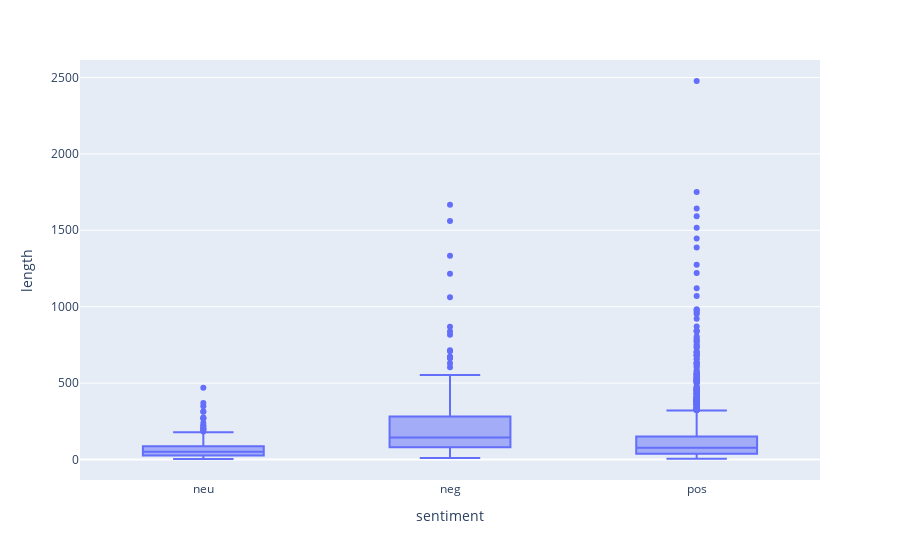

The code cell stored with this chart in its notebook:
### Code cell
# The longest review were positive followed by negative

px.box(df, x = "sentiment", y = "length").update_xaxes(categoryorder = 'total ascending')

### Figure 1 — Plotly figure (JSON) as saved in the notebook; plotly's stock layout.template omitted (floating-point values rounded to 4 significant figures; data arrays with more than 128 entries replaced by an {"elided": "..."} marker saying what was removed)
{"data": [{"alignmentgroup": "True", "hovertemplate": "sentiment=%{x}<br>length=%{y}<extra></extra>", "legendgroup": "", "marker": {"color": "#636efa"}, "name": "", "notched": false, "offsetgroup": "", "orientation": "v", "showlegend": false, "type": "box", "x": {"elided": "3023 str values"}, "x0": " ", "xaxis": "x", "y": {"elided": "3023 int values"}, "y0": " ", "yaxis": "y"}], "layout": {"boxmode": "group", "legend": {"tracegroupgap": 0}, "margin": {"t": 60}, "xaxis": {"anchor": "y", "categoryorder": "total ascending", "domain": [0, 1], "title": {"text": "sentiment"}}, "yaxis": {"anchor": "x", "domain": [0, 1], "title": {"text": "length"}}}}
